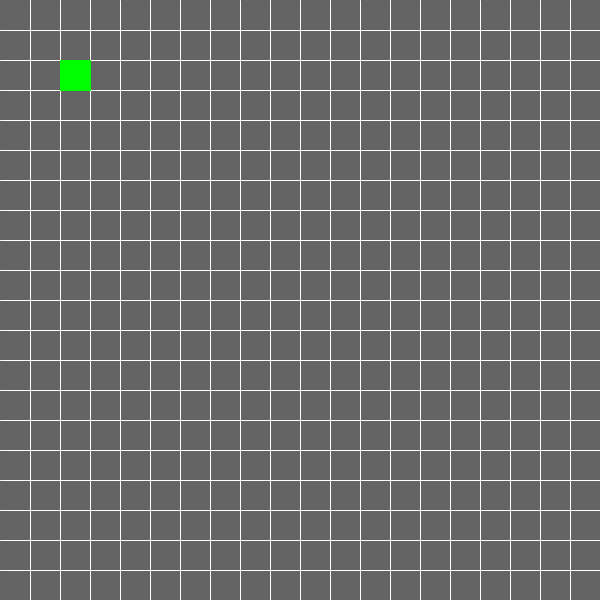
Frame 1 (no input)
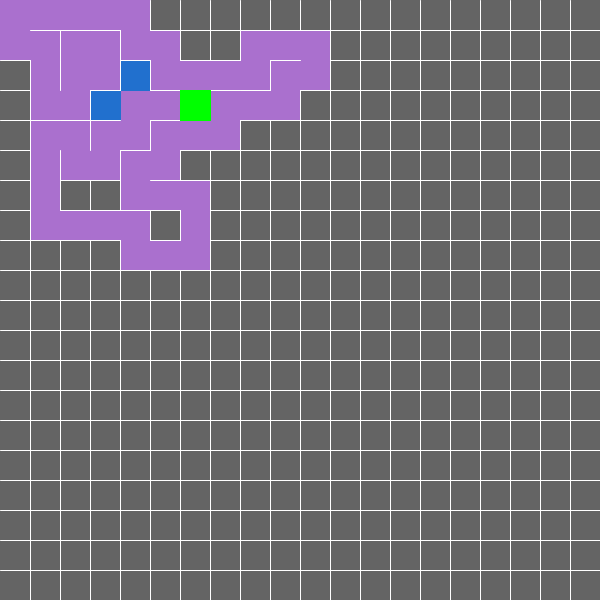
Frame 60 (the mouse pressed at the canvas centre just before this capture)
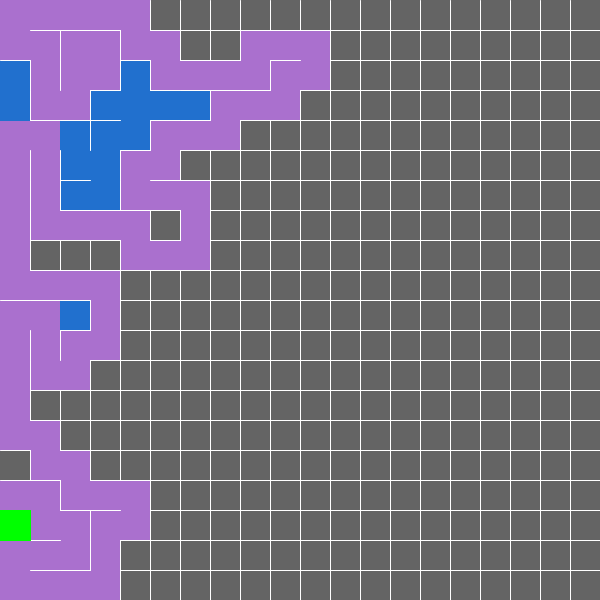
Frame 120 (the mouse held since frame 60 and released just before this capture)

The Processing sketch that drew these frames (run headless with seeded random() and noise(); from frame 60 on, the mouse is pressed at the canvas centre):

// Processing sketch: MazeRecursiveBacktracker
// ── MazeRecursiveBacktracker.pde
import java.util.Stack;

class Edge {
  //PVector start,finish;
  boolean right=false, down=false;//+x,+y;
  //Edge(float a,float b,float c,float d){
  //start=new PVector(a,b);
  //finish=new PVector(c,d);
  //}
}
int cellSize;
int gridSize=20;
//int gridSize=100;
//int cellSize=5;
Edge[][] grid;
void setup() {
  size(600, 600);
  cellSize=width/gridSize;
  grid=new Edge[gridSize][gridSize];

  for (int x=0; x<gridSize; x++) {
    for (int y=0; y<gridSize; y++) {
      grid[x][y]=new Edge();
    }
  }
  //current=new PVector(int(gridSize/2), int(gridSize/2));
  current=new PVector(2, 2);
  stack.add(current);
}
//ArrayList<Edge>edges=new ArrayList<Edge>();
ArrayList<PVector> stack=new ArrayList<PVector>();
void myLine(float a, float b, float c, float d) {
  line(a*cellSize, b*cellSize, c*cellSize, d*cellSize);
}
void draw() {
  background(100);
  boolean done=retraced.size()>=gridSize*gridSize;
  //noStroke();
  //int i=0;
  for (PVector p : visited) {
    //fill(255, 0, 0);
    fill(#AA70CE);
    stroke(#AA70CE);
    //color col=color(map(i, 0, visited.size(), 0, 255), 0, 0);
    //fill(col);
    //stroke(col);
    //i++;
    rect(p.x*cellSize, p.y*cellSize, cellSize, cellSize);
  }
  for (PVector p : retraced) {
    fill(#2170CE);
    stroke(#2170CE);
    rect(p.x*cellSize, p.y*cellSize, cellSize, cellSize);
  }
  for (int x=0; x<gridSize; x++) {
    for (int y=0; y<gridSize; y++) {
      stroke(255);
      strokeWeight(1);
      //strokeJoin(BEVEL);
      if (!grid[x][y].right)myLine(x+1, y, x+1, y+1);//IF no right THEN draw line
      if (!grid[x][y].down)myLine(x, y+1, x+1, y+1); //IF no  down THEN draw line
      strokeWeight(1);
    }
  }
  if(done)return;
  fill(0, 255, 0);
  stroke(0, 255, 0);
  rect(current.x*cellSize, current.y*cellSize, cellSize, cellSize);
    //for(int i=0;i<1;i++)
    //if(frameCount%5==0)
  {update();}
}
PVector randDir() {
  ArrayList<PVector>valids=new ArrayList<PVector>();
  PVector a=new PVector(current.x-1, current.y);
  PVector b=new PVector(current.x+1, current.y);
  PVector c=new PVector(current.x, current.y-1);
  PVector d=new PVector(current.x, current.y+1);
  if (isValidPos(a))valids.add(new PVector(-1, 0));
  if (isValidPos(b))valids.add(new PVector(1, 0));
  if (isValidPos(c))valids.add(new PVector(0, -1));
  if (isValidPos(d))valids.add(new PVector(0, 1));
  if (valids.size()==0)return null;
  return valids.get(int(random(valids.size())));
}
boolean isValidPos(PVector p) {
  if (visited.contains(p))return false;
  if (p.x<0)return false;
  if (p.y<0)return false;
  if (p.x>gridSize-1)return false;
  if (p.y>gridSize-1)return false;
  return true;
}
//Edge getEdge(PVector a,PVector b){
//}
PVector unfixedRand() {
  int i=int(random(4));
  if (i==0)return new PVector(-1, 0);
  if (i==1)return new PVector(1, 0);
  if (i==2)return new PVector(0, -1);
  return new PVector(0, 1);
}
ArrayList<PVector>visited=new ArrayList<PVector>();
ArrayList<PVector>retraced=new ArrayList<PVector>();
PVector current;
void update() {
  int ix=int(current.x);
  int iy=int(current.y);

  PVector dir=randDir();
  //while(dir==null){
  if (dir==null) {
    dir=randDir();
    retraced.add(current.copy());
    current=stack.get(stack.size()-1).copy();
    stack.remove(stack.size()-1);
    return;
  }
  stack.add(current.copy());
  current.add(dir);

  visited.add(current.copy());
  if (dir.x==-1) {
    grid[ix-1][iy].right=true;
  }
  if (dir.x==1) {
    grid[ix][iy].right=true;
  }
  if (dir.y==-1) {
    grid[ix][iy-1].down=true;
  }
  if (dir.y==1) {
    grid[ix][iy].down=true;
  }
}
//void update() {
//  visited.add(current);
//  PVector dir=randDir();
//  while (dir==null&&stack.size()>0) {
//    current=stack.get(0);
//    stack.remove(0);
//    dir=randDir();
//    //return;
//  }
//  stack.add(0,current);




//  int ix=int(current.x);
//  int iy=int(current.y);
//  current.add(dir);
//  if (dir.x==-1) {
//    grid[ix-1][iy].right=true;
//  }
//  if (dir.x==1) {
//    grid[ix][iy].right=true;
//  }
//  if (dir.y==-1) {
//    grid[ix][iy-1].down=true;
//  }
//  if (dir.y==1) {
//    grid[ix][iy].down=true;
//  }
//}
